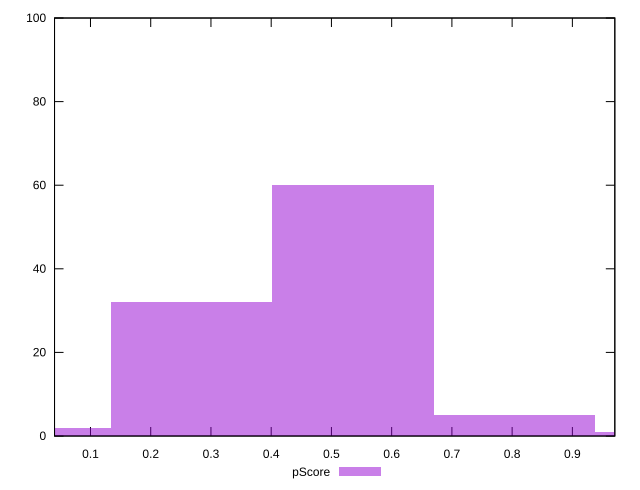

Here is the gnuplot script that generated this plot:
reset

$pScore <<EOF
0 2
0.5359213086157618 60
0.2679606543078809 32
0.8038819629236427 5
1.0718426172315236 1
EOF

set key outside below
set boxwidth 0.2679606543078809
set xrange [0.040316343655646625:0.9704721432520538]
set yrange [0:100]
set trange [0:100]
set style fill transparent solid 0.5 noborder
set terminal svg size 640, 490 enhanced background rgb 'white'
set output "report_00017_2021-02-10T15-08-03.406Z/speed-index/samples/pages/pScore/histogram.svg"

plot $pScore title "pScore" with boxes

reset
